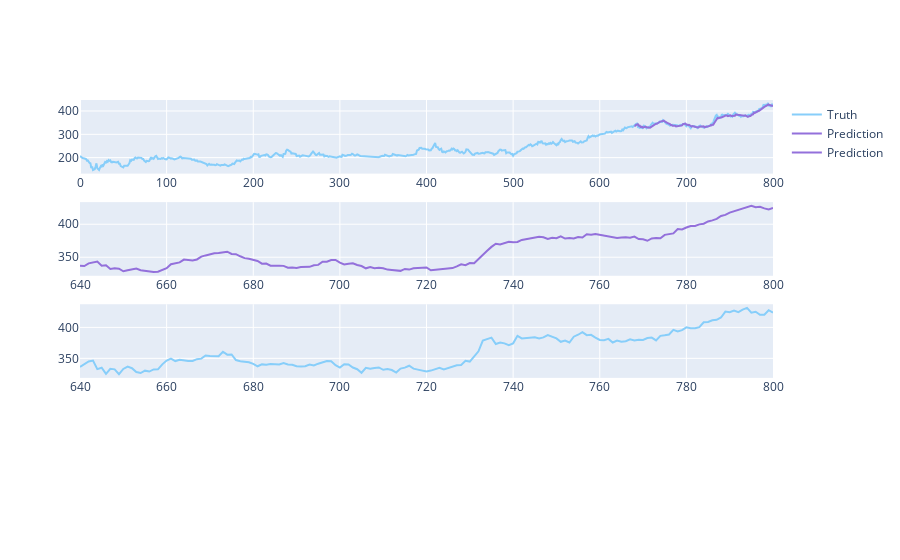

This figure's notebook cell:
### Code cell
test_vals = temp.index[x_len:]
fig = make_subplots(rows=4, cols=1)
fig.add_trace(go.Scatter(x=temp.index, y=df.Close,
                         name='Truth',
                         marker_color='LightSkyBlue'), row=1, col=1)


fig.add_trace(go.Scatter(x=test_vals,
                         y=y_pred,
                         name='Prediction',
                         marker_color='MediumPurple'), row=1, col=1)


fig.add_trace(go.Scatter(x=test_vals,
                         y=y_pred,
                         name='Prediction',
                         marker_color='MediumPurple'), row=2, col=1)


fig.add_trace(go.Scatter(x=test_vals,
                         y=y_test,
                         name='Truth',
                         marker_color='LightSkyBlue',
                         showlegend=False), row=3, col=1)

# )


fig.show()

### Figure 1 — Plotly figure (JSON) as saved in the notebook; plotly's stock layout.template omitted (floating-point values rounded to 4 significant figures; data arrays with more than 128 entries replaced by an {"elided": "..."} marker saying what was removed)
{"data": [{"marker": {"color": "LightSkyBlue"}, "name": "Truth", "type": "scatter", "x": {"elided": "835 int values"}, "xaxis": "x", "y": {"elided": "801 float values"}, "yaxis": "y"}, {"marker": {"color": "MediumPurple"}, "name": "Prediction", "type": "scatter", "x": {"elided": "195 int values"}, "xaxis": "x", "y": {"elided": "161 float values"}, "yaxis": "y"}, {"marker": {"color": "MediumPurple"}, "name": "Prediction", "type": "scatter", "x": {"elided": "195 int values"}, "xaxis": "x2", "y": {"elided": "161 float values"}, "yaxis": "y2"}, {"marker": {"color": "LightSkyBlue"}, "name": "Truth", "showlegend": false, "type": "scatter", "x": {"elided": "195 int values"}, "xaxis": "x3", "y": {"elided": "161 float values"}, "yaxis": "y3"}], "layout": {"xaxis": {"anchor": "y", "domain": [0, 1]}, "xaxis2": {"anchor": "y2", "domain": [0, 1]}, "xaxis3": {"anchor": "y3", "domain": [0, 1]}, "xaxis4": {"anchor": "y4", "domain": [0, 1]}, "yaxis": {"anchor": "x", "domain": [0.8063, 1]}, "yaxis2": {"anchor": "x2", "domain": [0.5375, 0.7312]}, "yaxis3": {"anchor": "x3", "domain": [0.2687, 0.4625]}, "yaxis4": {"anchor": "x4", "domain": [0, 0.1938]}}}
